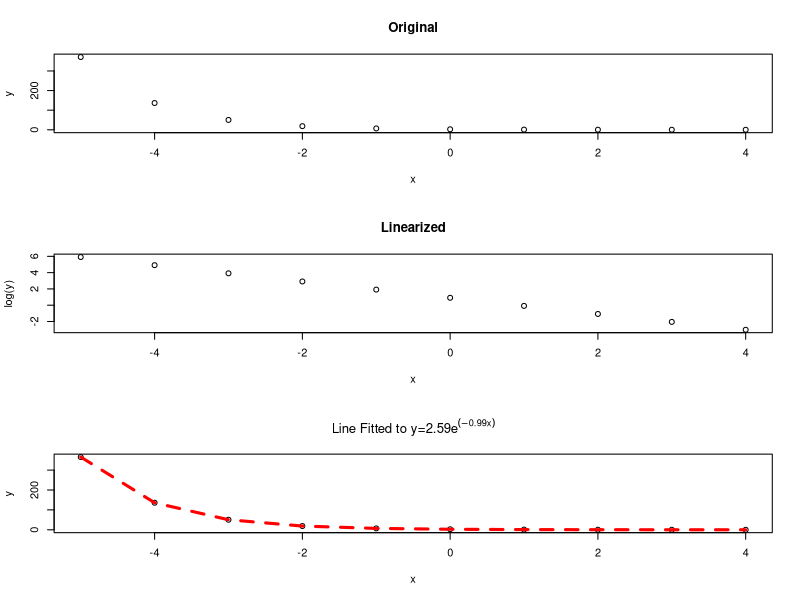

The R script that drew this image:
x <- c(-5,-4,-3,-2,-1,0,1,2,3,4)
y <- c(371.04,136.49,50.21,18.47,6.79,2.49,0.92,0.342,0.129,0.049)

png("all_plots.png")
par(mfrow=c(3,1))
# Make the original plot
plot(x,y,main="Original")

#straightened out plot
plot(x,log(y),main="Linearized")

# Fit the "linear" model
#fit = lm(log(y) ~ x)
#fit$coefficients
#Output:
#(Intercept)           x 
#  0.9300116  -0.9944674 
#summary(fit)
#Output:
#Call:
#lm(formula = log(y) ~ x)

#Residuals:
#      Min        1Q    Median        3Q       Max 
#-0.018926 -0.012773  0.000001  0.007640  0.031923 

#Coefficients:
#             Estimate Std. Error t value Pr(>|t|)    
#(Intercept)  0.930012   0.005419   171.6 1.49e-15 ***
#x           -0.994467   0.001859  -535.0  < 2e-16 ***
#---
#Signif. codes:  0 ‘***’ 0.001 ‘**’ 0.01 ‘*’ 0.05 ‘.’ 0.1 ‘ ’ 1

#Residual standard error: 0.01688 on 8 degrees of freedom
#Multiple R-squared:      1,	Adjusted R-squared:      1 
#F-statistic: 2.863e+05 on 1 and 8 DF,  p-value: < 2.2e-16

# Resulting equation: log(y) = .93 - .99x + 0.02
# y = exp(.95 - .99x)
# y = 2.59*exp(-.99*x)
# a = 2.59
# b = -.99

# Visualize results
#library(dvir)
print(exp)
# Plotting graph with fitted line
y <- 2.59*exp(-0.99*x)
#plot
plot(x,y,main=expression(paste("Line Fitted to y=",2.59*e^(-0.99*x))))
lines(x, y, lty=2, col='red', lwd=3)
